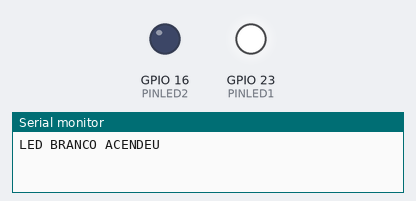
Simulated run of this program. Board: ESP32. On the bench: output pins drawn as LEDs (lit = HIGH), the last lines printed to the serial monitor.

Above: at 0.5 s.
At 2.5 s:
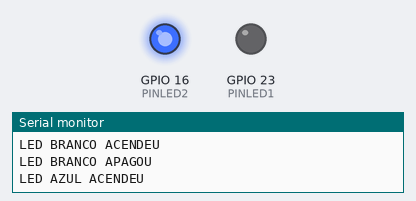
At 3.5 s:
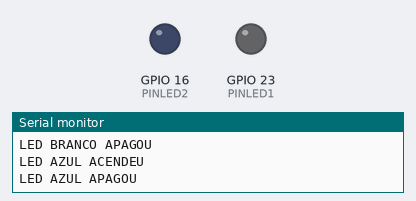
Timing chart, 0 to 5.2 s (numbered marks = the images above):
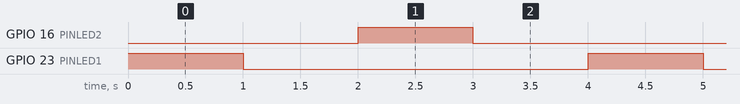

The program:

main.cpp
```cpp
#include <Arduino.h>


#define PINLED1 23
#define PINLED2 16

void setup() {
  // put your setup code here, to run once:
  Serial.begin(115200);
  pinMode(PINLED1, OUTPUT);
  pinMode(PINLED2, OUTPUT);
}

void loop() {
  // put your main code here, to run repeatedly:
    digitalWrite(PINLED1, HIGH);
  Serial.println("LED BRANCO ACENDEU");
  delay(1000);
  digitalWrite(PINLED1, LOW);
  Serial.println("LED BRANCO APAGOU");
  delay(1000);

      digitalWrite(PINLED2, HIGH);
  Serial.println("LED AZUL ACENDEU");
  delay(1000);
  digitalWrite(PINLED2, LOW);
  Serial.println("LED AZUL APAGOU");
  delay(1000);
}
```

Measured:
- by itself, GPIO 16 (PINLED2), GPIO 23 (PINLED1): alternates HIGH for 1.0 s and LOW for 3.0 s
- by itself, everything shown: repeats every 4.0 s, in 4 steps
